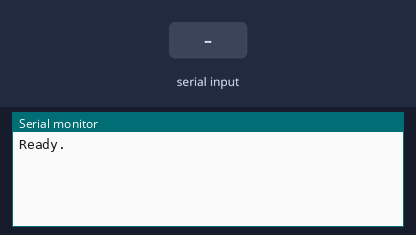
Bench run of a sketch on a simulated ESP32. Parts: the last lines printed to the serial monitor. The test bench sets the inputs (shaded band).

Above: at 1.2 s.
1.3 s: "1\n" received over Serial
At 2.2 s:
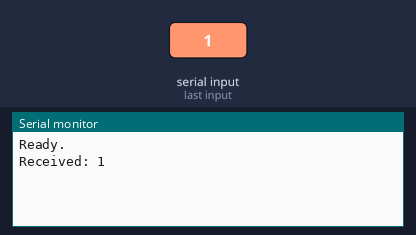
2.8 s: "0\n" received over Serial
At 3.3 s:
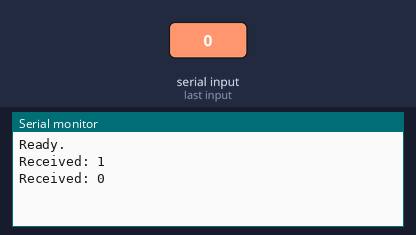
4.3 s: "2\n" received over Serial
At 5.7 s:
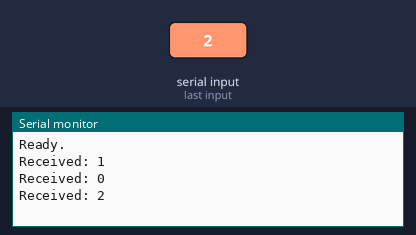

The sketch:

jointedarm.ino
```cpp
String inputString = "";
bool stringComplete = false;

void setup() {
  Serial.begin(9600);           // match this baud in your Python code / Serial Monitor
  inputString.reserve(64);      // optional: reserve some space
  Serial.println("Ready.");
}

void loop() {
  // Read incoming characters
  while (Serial.available() > 0) {
    char inChar = (char)Serial.read();

    // End of line (from pressing Enter)
    if (inChar == '\n' || inChar == '\r') {
      if (inputString.length() > 0) {
        stringComplete = true;
      }
    } else {
      inputString += inChar;
    }
  }

  // When a full string is received, print it
  if (stringComplete) {
    Serial.print("Received: ");
    Serial.println(inputString);

    // clear for next line
    inputString = "";
    stringComplete = false;
  }
}
```

Measured:
- after the input at 1.3 s, the serial monitor: prints a new line at once (image 1)
- after the input at 2.8 s, the serial monitor: prints a new line at once (image 2)
- after the input at 4.3 s, the serial monitor: prints a new line at once (image 3)
